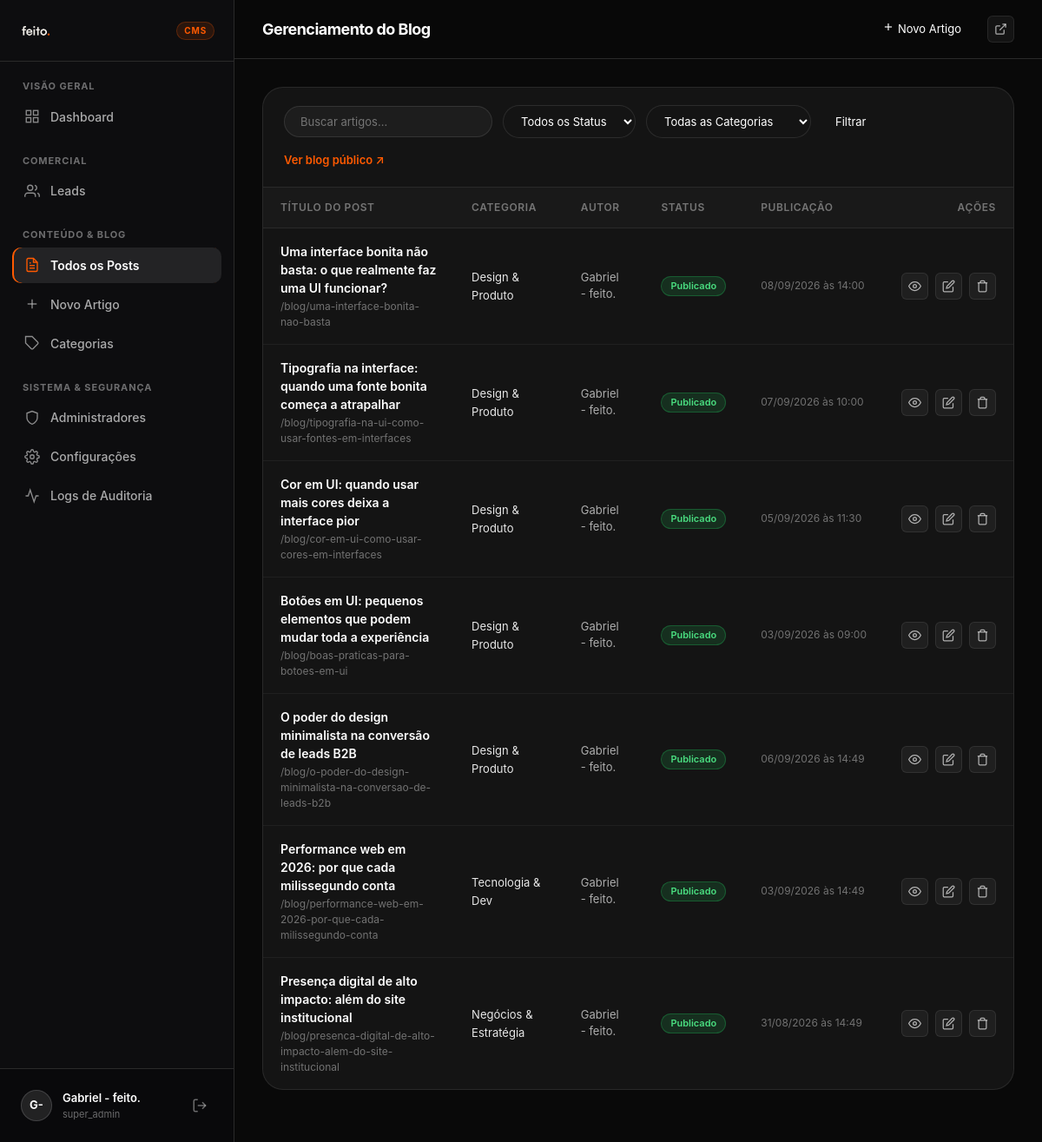
Page /admin/blog (signed in) on the committed database.
### tables this page shows
CREATE TABLE posts (
    id INTEGER PRIMARY KEY AUTOINCREMENT,
    author_id INTEGER NOT NULL,
    category_id INTEGER,
    title TEXT NOT NULL,
    slug TEXT UNIQUE NOT NULL,
    excerpt TEXT,
    content TEXT,
    cover_image TEXT,
    status TEXT NOT NULL DEFAULT 'RASCUNHO',
    seo_title TEXT,
    seo_description TEXT,
    og_title TEXT,
    og_description TEXT,
    og_image TEXT,
    published_at DATETIME,
    created_at DATETIME DEFAULT CURRENT_TIMESTAMP,
    updated_at DATETIME DEFAULT CURRENT_TIMESTAMP,
    FOREIGN KEY(author_id) REFERENCES admins(id),
    FOREIGN KEY(category_id) REFERENCES categories(id) ON DELETE SET NULL
);

CREATE TABLE categories (
    id INTEGER PRIMARY KEY AUTOINCREMENT,
    name TEXT NOT NULL,
    slug TEXT UNIQUE NOT NULL,
    description TEXT,
    created_at DATETIME DEFAULT CURRENT_TIMESTAMP
);

### core/Helpers.php (called while the page is built, shortened)
<?php
class Helpers {
    public static function e(?string $str): string {
        return htmlspecialchars($str ?? '', ENT_QUOTES, 'UTF-8');
    }
    public static function formatDate(?string $datetime, bool $includeTime = true): string {
        $timestamp = strtotime($datetime);
        if ($includeTime) {
            return date('d/m/Y \à\s H:i', $timestamp);
        }
        return date('d/m/Y', $timestamp);
    }
    public static function postStatusBadge(string $status): array {
        return match ($status) {
            'PUBLICADO' => [
                'label' => 'Publicado',
                'bg' => 'rgba(34, 197, 94, 0.15)',
                'color' => '#4ade80',
                'border' => 'rgba(34, 197, 94, 0.3)'
            ],
            'RASCUNHO' => [
                'label' => 'Rascunho',
                'bg' => 'rgba(234, 179, 8, 0.15)',
                'color' => '#facc15',
                'border' => 'rgba(234, 179, 8, 0.3)'
            ],
            'ARQUIVADO' => [
                'label' => 'Arquivado',
                'bg' => 'rgba(255, 255, 255, 0.08)',
                'color' => '#a1a1aa',
                'border' => 'rgba(255, 255, 255, 0.12)'
            ],
            default => [
                'label' => $status,
                'bg' => 'rgba(255, 255, 255, 0.08)',
                'color' => '#ffffff',
                'border' => 'rgba(255, 255, 255, 0.12)'
            ]
        };
    }
}

### admin/views/blog/index.php (the view, shortened to what this page needs)
<?php
require_once __DIR__ . '/../../../core/Helpers.php';
$db = Database::getInstance();
$search = trim($_GET['q'] ?? '');
$where = [];
$params = [];
$whereSql = !empty($where) ? "WHERE " . implode(" AND ", $where) : "";
$query = "
    SELECT p.*, c.name as category_name, a.name as author_name
    FROM posts p
    LEFT JOIN categories c ON p.category_id = c.id
    LEFT JOIN admins a ON p.author_id = a.id
    {$whereSql}
    ORDER BY p.created_at DESC
";
$stmt = $db->prepare($query);
$stmt->execute($params);
$posts = $stmt->fetchAll();
$topbarActions = '
  <a href="/admin/blog/novo" class="btn btn-primary" style="padding: 8px 18px; font-size: 13px;">
    <svg viewBox="0 0 24 24" fill="none" stroke="currentColor" stroke-width="2" style="width: 14px; height: 14px;"><line x1="12" y1="5" x2="12" y2="19"/><line x1="5" y1="12" x2="19" y2="12"/></svg>
    Novo Artigo
  </a>
';
require_once __DIR__ . '/../layout/header.php';
?>
<div class="admin-card">
  <div class="admin-card__header">
    <form method="GET" action="/admin/blog" class="admin-filter-bar">
      <input
        type="text"
        name="q"
        class="admin-search-input"
        placeholder="Buscar artigos..."
        value="<?php echo Helpers::e($search); ?>"
      >
      <select name="status" class="admin-filter-select" onchange="this.form.submit()">
        <option value="">Todos os Status</option>
      </select>
      <select name="category" class="admin-filter-select" onchange="this.form.submit()">
        <option value="">Todas as Categorias</option>
      </select>
      <button type="submit" class="btn btn-primary" style="padding: 8px 16px; font-size: 13px;">Filtrar</button>
    </form>
    <div style="display: flex; align-items: center; gap: 12px;">
      <a href="/blog" target="_blank" rel="noopener" style="font-size: 13px; color: var(--accent); text-decoration: none; font-weight: 600;">
        Ver blog público ↗
      </a>
    </div>
  </div>
  <div class="admin-table-container">
    <table class="admin-table">
      <thead>
        <tr>
          <th>Título do Post</th>
          <th>Categoria</th>
          <th>Autor</th>
          <th>Status</th>
          <th>Publicação</th>
          <th style="text-align: right;">Ações</th>
        </tr>
      </thead>
      <tbody>
        <?php if (empty($posts)): ?>
          <tr>
            <td colspan="6" style="text-align: center; color: var(--text-white-40); padding: 48px;">
              Nenhum artigo cadastrado ainda. Clique em <strong>Novo Artigo</strong> para começar a produzir conteúdo!
            </td>
          </tr>
        <?php else: ?>
          <?php foreach ($posts as $p):
            $badge = Helpers::postStatusBadge($p['status']);
          ?>
            <tr>
              <td>
                <a href="/admin/blog/editar?id=<?php echo $p['id']; ?>" style="font-weight: 600; color: var(--text-white); font-size: 14px;">
                  <?php echo Helpers::e($p['title']); ?>
                </a>
                <div style="font-size: 12px; color: var(--text-white-40); margin-top: 2px;">
                  /blog/<?php echo Helpers::e($p['slug']); ?>
                </div>
              </td>
              <td>
                <span style="font-size: 13px; color: var(--text-white-90);">
                  <?php echo Helpers::e($p['category_name'] ?? 'Sem Categoria'); ?>
                </span>
              </td>
              <td style="font-size: 13px; color: var(--text-white-65);">
                <?php echo Helpers::e($p['author_name'] ?? 'Equipe feito.'); ?>
              </td>
              <td>
                <span class="admin-badge" style="background: <?php echo $badge['bg']; ?>; color: <?php echo $badge['color']; ?>; border: 1px solid <?php echo $badge['border']; ?>;">
                  <?php echo $badge['label']; ?>
                </span>
              </td>
              <td style="font-size: 12px; color: var(--text-white-40); white-space: nowrap;">
                <?php echo $p['published_at'] ? Helpers::formatDate($p['published_at']) : '—'; ?>
              </td>
              <td style="text-align: right;">
                <div class="admin-actions" style="justify-content: flex-end;">
                  <a href="/blog/<?php echo Helpers::e($p['slug']); ?>?preview=true" target="_blank" rel="noopener" class="admin-action-btn" title="Visualizar como ficará no site">
                    <svg viewBox="0 0 24 24" fill="none" stroke="currentColor" stroke-width="2"><path d="M1 12s4-8 11-8 11 8 11 8-4 8-11 8-11-8-11-8z"/><circle cx="12" cy="12" r="3"/></svg>
                  </a>
                  <a href="/admin/blog/editar?id=<?php echo $p['id']; ?>" class="admin-action-btn" title="Editar post">
                    <svg viewBox="0 0 24 24" fill="none" stroke="currentColor" stroke-width="2"><path d="M11 4H4a2 2 0 0 0-2 2v14a2 2 0 0 0 2 2h14a2 2 0 0 0 2-2v-7"/><path d="M18.5 2.5a2.121 2.121 0 0 1 3 3L12 15l-4 1 1-4 9.5-9.5z"/></svg>
                  </a>
                  <form method="POST" style="margin: 0; display: inline;">
                    <button type="submit" class="admin-action-btn admin-action-btn--danger" title="Excluir" data-confirm="Tem certeza que deseja excluir permanentemente este artigo?">
                      <svg viewBox="0 0 24 24" fill="none" stroke="currentColor" stroke-width="2"><polyline points="3 6 5 6 21 6"/><path d="M19 6v14a2 2 0 0 1-2 2H7a2 2 0 0 1-2-2V6m3 0V4a2 2 0 0 1 2-2h4a2 2 0 0 1 2 2v2"/></svg>
                    </button>
                  </form>
                </div>
              </td>
            </tr>
          <?php endforeach; ?>
        <?php endif; ?>
      </tbody>
    </table>
  </div>
</div>
<?php require_once __DIR__ . '/../layout/footer.php'; ?>

### rows in the picture
posts: title "Uma interface bonita não basta: o que realmente faz uma UI funcionar?", slug "uma-interface-bonita-nao-basta", category.name "Design & Produto", author.name "Gabriel - feito.", status "Publicado", published_at "08/09/2026 às 14:00"
posts: title "Tipografia na interface: quando uma fonte bonita começa a atrapalhar", slug "tipografia-na-ui-como-usar-fontes-em-interfaces", category.name "Design & Produto", author.name "Gabriel - feito.", status "Publicado", published_at "07/09/2026 às 10:00"
posts: title "Cor em UI: quando usar mais cores deixa a interface pior", slug "cor-em-ui-como-usar-cores-em-interfaces", category.name "Design & Produto", author.name "Gabriel - feito.", status "Publicado", published_at "05/09/2026 às 11:30"
posts: title "Botões em UI: pequenos elementos que podem mudar toda a experiência", slug "boas-praticas-para-botoes-em-ui", category.name "Design & Produto", author.name "Gabriel - feito.", status "Publicado", published_at "03/09/2026 às 09:00"
posts: title "O poder do design minimalista na conversão de leads B2B", slug "o-poder-do-design-minimalista-na-conversao-de-leads-b2b", category.name "Design & Produto", author.name "Gabriel - feito.", status "Publicado", published_at "06/09/2026 às 14:49"
posts: title "Performance web em 2026: por que cada milissegundo conta", slug "performance-web-em-2026-por-que-cada-milissegundo-conta", category.name "Tecnologia & Dev", author.name "Gabriel - feito.", status "Publicado", published_at "03/09/2026 às 14:49"
posts: title "Presença digital de alto impacto: além do site institucional", slug "presenca-digital-de-alto-impacto-alem-do-site-institucional", category.name "Negócios & Estratégia", author.name "Gabriel - feito.", status "Publicado", published_at "31/08/2026 às 14:49"

### other values in the picture
Helpers::e($initials) "G-"
Helpers::e($user['name'] ?? 'Admin') "Gabriel - feito."
Helpers::e($user['role'] ?? 'Editor') "super_admin"
Helpers::e($pageTitle) "Gerenciamento do Blog"
